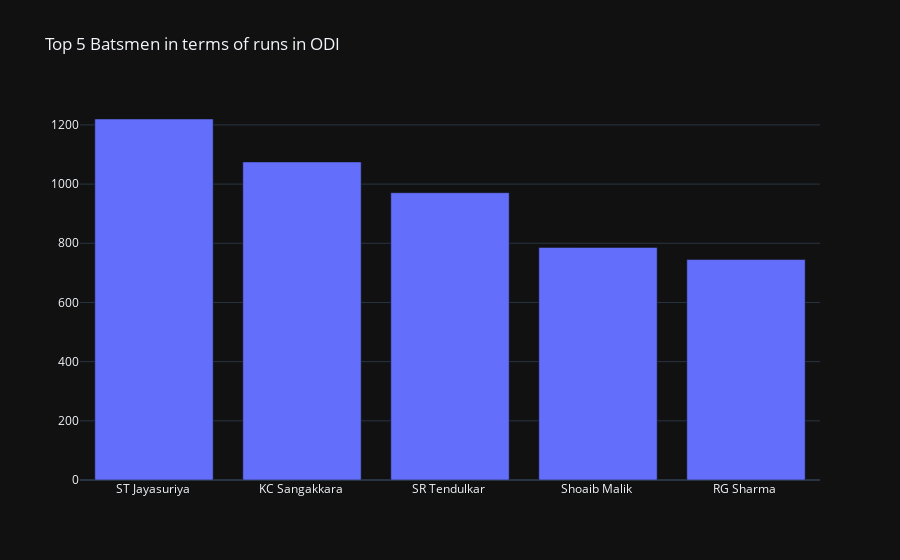

Write notebook code for a chart like this one.
### Markdown cell above
## 5. Testing the Agent
    Before full deployment, we perform a test query to verify that the agent can retrieve context, generate valid SQL, and fetch results from the database.

### Code cell
question='List Top 5 Batsmen in terms of runs in ODI'
sql_query = vn.generate_sql(question)
vn.ask(question)

### Figure 1 — Plotly figure (JSON) as saved in the notebook; plotly's stock layout.template omitted (floating-point values rounded to 4 significant figures)
{"data": [{"type": "bar", "x": ["ST Jayasuriya ", "KC Sangakkara ", "SR Tendulkar ", "Shoaib Malik ", "RG Sharma "], "y": [1220, 1075, 971, 786, 745]}], "layout": {"title": {"text": "Top 5 Batsmen in terms of runs in ODI"}}}
